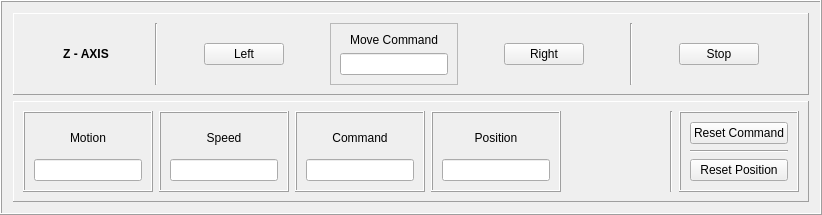
      <widget class="QFrame" name="frame_25">
       <property name="frameShape">
        <enum>QFrame::Box</enum>
       </property>
       <property name="frameShadow">
        <enum>QFrame::Raised</enum>
       </property>
       <layout class="QVBoxLayout" name="verticalLayout_15">
        <item>
         <widget class="QFrame" name="frame_27">
          <property name="frameShape">
           <enum>QFrame::Panel</enum>
          </property>
          <property name="frameShadow">
           <enum>QFrame::Raised</enum>
          </property>
          <layout class="QHBoxLayout" name="horizontalLayout_8">
           <item>
            <spacer name="horizontalSpacer_19">
             <property name="orientation">
              <enum>Qt::Horizontal</enum>
             </property>
             <property name="sizeHint" stdset="0">
              <size>
               <width>40</width>
               <height>20</height>
              </size>
             </property>
            </spacer>
           </item>
           <item>
            <widget class="QLabel" name="label_21">
             <property name="font">
              <font>
               <weight>75</weight>
               <bold>true</bold>
              </font>
             </property>
             <property name="text">
              <string>Z - AXIS</string>
             </property>
             <property name="alignment">
              <set>Qt::AlignCenter</set>
             </property>
            </widget>
           </item>
           <item>
            <spacer name="horizontalSpacer_22">
             <property name="orientation">
              <enum>Qt::Horizontal</enum>
             </property>
             <property name="sizeHint" stdset="0">
              <size>
               <width>40</width>
               <height>20</height>
              </size>
             </property>
            </spacer>
           </item>
           <item>
            <widget class="Line" name="line">
             <property name="orientation">
              <enum>Qt::Vertical</enum>
             </property>
            </widget>
           </item>
           <item>
            <spacer name="horizontalSpacer_9">
             <property name="orientation">
              <enum>Qt::Horizontal</enum>
             </property>
             <property name="sizeHint" stdset="0">
              <size>
               <width>40</width>
               <height>20</height>
              </size>
             </property>
            </spacer>
           </item>
           <item>
            <widget class="QPushButton" name="Z_Left">
             <property name="sizePolicy">
              <sizepolicy hsizetype="Minimum" vsizetype="Fixed">
               <horstretch>0</horstretch>
               <verstretch>0</verstretch>
              </sizepolicy>
             </property>
             <property name="text">
              <string>Left</string>
             </property>
            </widget>
           </item>
           <item>
            <spacer name="horizontalSpacer_10">
             <property name="orientation">
              <enum>Qt::Horizontal</enum>
             </property>
             <property name="sizeHint" stdset="0">
              <size>
               <width>40</width>
               <height>20</height>
              </size>
             </property>
            </spacer>
           </item>
           <item>
            <widget class="QFrame" name="frame_28">
             <property name="frameShape">
              <enum>QFrame::StyledPanel</enum>
             </property>
             <property name="frameShadow">
              <enum>QFrame::Raised</enum>
             </property>
             <layout class="QVBoxLayout" name="verticalLayout_23">
              <item>
               <widget class="QLabel" name="label_22">
                <property name="text">
                 <string>Move Command</string>
                </property>
                <property name="alignment">
                 <set>Qt::AlignCenter</set>
                </property>
               </widget>
              </item>
              <item>
               <widget class="QLineEdit" name="Z_MoveCommand">
                <property name="alignment">
                 <set>Qt::AlignCenter</set>
                </property>
               </widget>
              </item>
             </layout>
            </widget>
           </item>
           <item>
            <spacer name="horizontalSpacer_11">
             <property name="orientation">
              <enum>Qt::Horizontal</enum>
             </property>
             <property name="sizeHint" stdset="0">
              <size>
               <width>40</width>
               <height>20</height>
              </size>
             </property>
            </spacer>
           </item>
           <item>
            <widget class="QPushButton" name="Z_Right">
             <property name="text">
              <string>Right</string>
             </property>
            </widget>
           </item>
           <item>
            <spacer name="horizontalSpacer_12">
             <property name="orientation">
              <enum>Qt::Horizontal</enum>
             </property>
             <property name="sizeHint" stdset="0">
              <size>
               <width>40</width>
               <height>20</height>
              </size>
             </property>
            </spacer>
           </item>
           <item>
            <widget class="Line" name="line_6">
             <property name="orientation">
              <enum>Qt::Vertical</enum>
             </property>
            </widget>
           </item>
           <item>
            <spacer name="horizontalSpacer_18">
             <property name="orientation">
              <enum>Qt::Horizontal</enum>
             </property>
             <property name="sizeHint" stdset="0">
              <size>
               <width>40</width>
               <height>20</height>
              </size>
             </property>
            </spacer>
           </item>
           <item>
            <widget class="QPushButton" name="Z_Stop">
             <property name="sizePolicy">
              <sizepolicy hsizetype="Minimum" vsizetype="Fixed">
               <horstretch>0</horstretch>
               <verstretch>0</verstretch>
              </sizepolicy>
             </property>
             <property name="text">
              <string>Stop</string>
             </property>
            </widget>
           </item>
           <item>
            <spacer name="horizontalSpacer_24">
             <property name="orientation">
              <enum>Qt::Horizontal</enum>
             </property>
             <property name="sizeHint" stdset="0">
              <size>
               <width>40</width>
               <height>20</height>
              </size>
             </property>
            </spacer>
           </item>
          </layout>
         </widget>
        </item>
        <item>
         <widget class="QFrame" name="frame_5">
          <property name="frameShape">
           <enum>QFrame::Panel</enum>
          </property>
          <property name="frameShadow">
           <enum>QFrame::Raised</enum>
          </property>
          <layout class="QHBoxLayout" name="horizontalLayout">
           <item>
            <widget class="QFrame" name="frame_14">
             <property name="frameShape">
              <enum>QFrame::Box</enum>
             </property>
             <property name="frameShadow">
              <enum>QFrame::Raised</enum>
             </property>
             <layout class="QVBoxLayout" name="verticalLayout_12">
              <item>
               <widget class="QLabel" name="label_12">
                <property name="text">
                 <string>Motion</string>
                </property>
                <property name="alignment">
                 <set>Qt::AlignCenter</set>
                </property>
               </widget>
              </item>
              <item>
               <widget class="QLineEdit" name="Z_Motion">
                <property name="alignment">
                 <set>Qt::AlignCenter</set>
                </property>
                <property name="readOnly">
                 <bool>true</bool>
                </property>
               </widget>
              </item>
             </layout>
            </widget>
           </item>
           <item>
            <widget class="QFrame" name="frame_19">
             <property name="frameShape">
              <enum>QFrame::Box</enum>
             </property>
             <property name="frameShadow">
              <enum>QFrame::Raised</enum>
             </property>
             <layout class="QVBoxLayout" name="verticalLayout_19">
              <item>
               <widget class="QLabel" name="label_17">
                <property name="text">
                 <string>Speed</string>
                </property>
                <property name="alignment">
                 <set>Qt::AlignCenter</set>
                </property>
               </widget>
              </item>
              <item>
               <widget class="QLineEdit" name="Z_Speed">
                <property name="alignment">
                 <set>Qt::AlignCenter</set>
                </property>
                <property name="readOnly">
                 <bool>true</bool>
                </property>
               </widget>
              </item>
             </layout>
            </widget>
           </item>
           <item>
            <widget class="QFrame" name="frame_15">
             <property name="frameShape">
              <enum>QFrame::Box</enum>
             </property>
             <property name="frameShadow">
              <enum>QFrame::Raised</enum>
             </property>
             <layout class="QVBoxLayout" name="verticalLayout_13">
              <item>
               <widget class="QLabel" name="label_13">
                <property name="text">
                 <string>Command</string>
                </property>
                <property name="alignment">
                 <set>Qt::AlignCenter</set>
                </property>
               </widget>
              </item>
              <item>
               <widget class="QLineEdit" name="Z_Command">
                <property name="alignment">
                 <set>Qt::AlignCenter</set>
                </property>
                <property name="readOnly">
                 <bool>true</bool>
                </property>
               </widget>
              </item>
             </layout>
            </widget>
           </item>
           <item>
            <widget class="QFrame" name="frame_16">
             <property name="frameShape">
              <enum>QFrame::Box</enum>
             </property>
             <property name="frameShadow">
              <enum>QFrame::Raised</enum>
             </property>
             <layout class="QVBoxLayout" name="verticalLayout_14">
              <item>
               <widget class="QLabel" name="label_14">
                <property name="text">
                 <string>Position</string>
                </property>
                <property name="alignment">
                 <set>Qt::AlignCenter</set>
                </property>
               </widget>
              </item>
              <item>
               <widget class="QLineEdit" name="Z_Position">
                <property name="alignment">
                 <set>Qt::AlignCenter</set>
                </property>
                <property name="readOnly">
                 <bool>true</bool>
                </property>
               </widget>
              </item>
             </layout>
            </widget>
           </item>
           <item>
            <spacer name="horizontalSpacer_27">
             <property name="orientation">
              <enum>Qt::Horizontal</enum>
             </property>
             <property name="sizeHint" stdset="0">
              <size>
               <width>40</width>
               <height>20</height>
              </size>
             </property>
            </spacer>
           </item>
           <item>
            <widget class="Line" name="line_11">
             <property name="orientation">
              <enum>Qt::Vertical</enum>
             </property>
            </widget>
           </item>
           <item>
            <widget class="QFrame" name="frame_30">
             <property name="frameShape">
              <enum>QFrame::Box</enum>
             </property>
             <property name="frameShadow">
              <enum>QFrame::Raised</enum>
             </property>
             <layout class="QVBoxLayout" name="verticalLayout_27">
              <item>
               <widget class="QPushButton" name="Z_ResetCMD">
                <property name="text">
                 <string>Reset Command</string>
                </property>
               </widget>
              </item>
              <item>
               <widget class="Line" name="line_12">
                <property name="orientation">
                 <enum>Qt::Horizontal</enum>
                </property>
               </widget>
              </item>
              <item>
               <widget class="QPushButton" name="Z_ResetPos">
                <property name="text">
                 <string>Reset Position</string>
                </property>
               </widget>
              </item>
             </layout>
            </widget>
           </item>
          </layout>
         </widget>
        </item>
       </layout>
      </widget>
